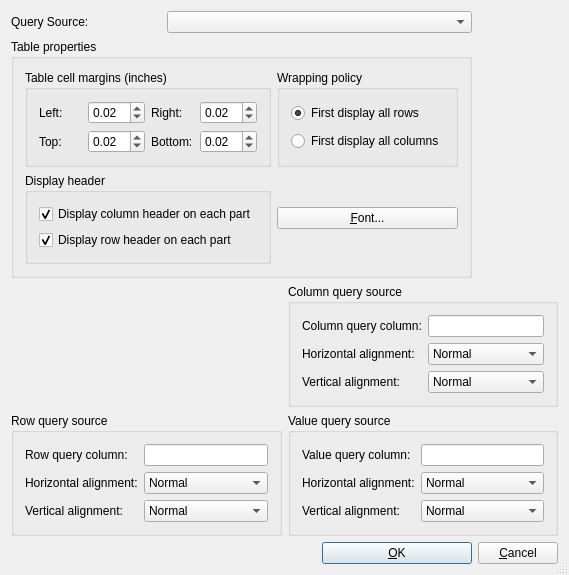
<ui version="4.0" >
 <comment> * OpenRPT report writer and rendering engine&#xd;
 * Copyright (C) 2001-2008 by OpenMFG, LLC&#xd;
 *&#xd;
 * This library is free software; you can redistribute it and/or&#xd;
 * modify it under the terms of the GNU Lesser General Public&#xd;
 * License as published by the Free Software Foundation; either&#xd;
 * version 2.1 of the License, or (at your option) any later version.&#xd;
 *&#xd;
 * This library is distributed in the hope that it will be useful,&#xd;
 * but WITHOUT ANY WARRANTY; without even the implied warranty of&#xd;
 * MERCHANTABILITY or FITNESS FOR A PARTICULAR PURPOSE. See the GNU&#xd;
 * Lesser General Public License for more details.&#xd;
 *&#xd;
 * You should have received a copy of the GNU Lesser General Public&#xd;
 * License along with this library; if not, write to the Free Software&#xd;
 * Foundation, Inc., 59 Temple Place, Suite 330, Boston, MA 02111-1307 USA&#xd;
 * Please contact info@openmfg.com with any questions on this license.</comment>
 <class>CrossTabEditor</class>
 <widget class="QDialog" name="CrossTabEditor" >
  <property name="geometry" >
   <rect>
    <x>0</x>
    <y>0</y>
    <width>551</width>
    <height>497</height>
   </rect>
  </property>
  <property name="sizePolicy" >
   <sizepolicy vsizetype="Minimum" hsizetype="Minimum" >
    <horstretch>0</horstretch>
    <verstretch>0</verstretch>
   </sizepolicy>
  </property>
  <property name="windowTitle" >
   <string>Properties (Field)</string>
  </property>
  <property name="sizeGripEnabled" >
   <bool>true</bool>
  </property>
  <layout class="QGridLayout" name="gridLayout_9" >
   <item row="0" column="0" >
    <widget class="QLabel" name="TextLabel1_3" >
     <property name="text" >
      <string>Query Source:</string>
     </property>
    </widget>
   </item>
   <item row="0" column="1" colspan="2" >
    <widget class="QueryComboBox" name="cbQuery" />
   </item>
   <item row="1" column="0" colspan="3" >
    <widget class="QGroupBox" name="m_tablePropertiesGroupBox" >
     <property name="title" >
      <string>Table properties</string>
     </property>
     <layout class="QGridLayout" name="gridLayout_7" >
      <item row="0" column="0" >
       <widget class="QGroupBox" name="m_TableCellMarginsGroupBox" >
        <property name="title" >
         <string>Table cell margins (inches)</string>
        </property>
        <layout class="QGridLayout" name="gridLayout_4" >
         <item row="0" column="0" >
          <widget class="QLabel" name="m_cellLeftMarginLabel" >
           <property name="text" >
            <string>Left:</string>
           </property>
          </widget>
         </item>
         <item row="0" column="1" >
          <widget class="QDoubleSpinBox" name="m_cellLeftMarginDoubleSpinBox" >
           <property name="singleStep" >
            <double>0.010000000000000</double>
           </property>
           <property name="value" >
            <double>0.020000000000000</double>
           </property>
          </widget>
         </item>
         <item row="0" column="2" >
          <widget class="QLabel" name="m_cellRightMarginLabel" >
           <property name="text" >
            <string>Right:</string>
           </property>
          </widget>
         </item>
         <item row="0" column="3" >
          <widget class="QDoubleSpinBox" name="m_cellRightMarginDoubleSpinBox" >
           <property name="singleStep" >
            <double>0.010000000000000</double>
           </property>
           <property name="value" >
            <double>0.020000000000000</double>
           </property>
          </widget>
         </item>
         <item row="1" column="0" >
          <widget class="QLabel" name="m_cellTopMarginLabel" >
           <property name="text" >
            <string>Top:</string>
           </property>
          </widget>
         </item>
         <item row="1" column="1" >
          <widget class="QDoubleSpinBox" name="m_cellTopMarginDoubleSpinBox" >
           <property name="singleStep" >
            <double>0.010000000000000</double>
           </property>
           <property name="value" >
            <double>0.020000000000000</double>
           </property>
          </widget>
         </item>
         <item row="1" column="2" >
          <widget class="QLabel" name="m_cellBottomMarginLabel" >
           <property name="text" >
            <string>Bottom:</string>
           </property>
          </widget>
         </item>
         <item row="1" column="3" >
          <widget class="QDoubleSpinBox" name="m_cellBottomMarginDoubleSpinBox" >
           <property name="singleStep" >
            <double>0.010000000000000</double>
           </property>
           <property name="value" >
            <double>0.020000000000000</double>
           </property>
          </widget>
         </item>
        </layout>
       </widget>
      </item>
      <item row="0" column="1" >
       <widget class="QGroupBox" name="m_tableWrappingPolicyGroupBox" >
        <property name="title" >
         <string>Wrapping policy</string>
        </property>
        <layout class="QGridLayout" name="gridLayout_5" >
         <item row="0" column="0" >
          <widget class="QRadioButton" name="m_wrapRowsFirstRadioButton" >
           <property name="text" >
            <string>First display all rows</string>
           </property>
           <property name="checked" >
            <bool>true</bool>
           </property>
          </widget>
         </item>
         <item row="1" column="0" >
          <widget class="QRadioButton" name="m_wrapColumnsFirstRadioButton" >
           <property name="text" >
            <string>First display all columns</string>
           </property>
          </widget>
         </item>
        </layout>
       </widget>
      </item>
      <item row="1" column="0" >
       <widget class="QGroupBox" name="m_tableDisplayHeaderGroupBox" >
        <property name="title" >
         <string>Display header</string>
        </property>
        <layout class="QGridLayout" name="gridLayout_6" >
         <item row="0" column="0" >
          <widget class="QCheckBox" name="m_tableDisplayColumnHeaderCheckBox" >
           <property name="text" >
            <string>Display column header on each part</string>
           </property>
           <property name="checked" >
            <bool>true</bool>
           </property>
          </widget>
         </item>
         <item row="1" column="0" >
          <widget class="QCheckBox" name="m_tableDisplayRowHeaderCheckBox" >
           <property name="text" >
            <string>Display row header on each part</string>
           </property>
           <property name="checked" >
            <bool>true</bool>
           </property>
          </widget>
         </item>
        </layout>
       </widget>
      </item>
      <item row="1" column="1" >
       <widget class="QPushButton" name="btnFont" >
        <property name="text" >
         <string>&amp;Font...</string>
        </property>
       </widget>
      </item>
     </layout>
    </widget>
   </item>
   <item row="2" column="0" colspan="4" >
    <layout class="QGridLayout" name="gridLayout_8" >
     <item row="0" column="1" >
      <widget class="QGroupBox" name="columnQueryGroupBox" >
       <property name="title" >
        <string>Column query source</string>
       </property>
       <layout class="QGridLayout" name="gridLayout" >
        <item row="0" column="0" >
         <widget class="QLabel" name="columnQueryColumnTextLabel" >
          <property name="sizePolicy" >
           <sizepolicy vsizetype="Minimum" hsizetype="Preferred" >
            <horstretch>0</horstretch>
            <verstretch>0</verstretch>
           </sizepolicy>
          </property>
          <property name="text" >
           <string>Column query column:</string>
          </property>
         </widget>
        </item>
        <item row="0" column="1" >
         <widget class="QLineEdit" name="columnQueryLineEdit" />
        </item>
        <item row="1" column="0" >
         <widget class="QLabel" name="columnQueryHAlignTextLabel" >
          <property name="sizePolicy" >
           <sizepolicy vsizetype="Minimum" hsizetype="Preferred" >
            <horstretch>0</horstretch>
            <verstretch>0</verstretch>
           </sizepolicy>
          </property>
          <property name="text" >
           <string>Horizontal alignment:</string>
          </property>
         </widget>
        </item>
        <item row="1" column="1" >
         <widget class="QComboBox" name="columnQueryHAlignComboBox" >
          <item>
           <property name="text" >
            <string>Normal</string>
           </property>
          </item>
          <item>
           <property name="text" >
            <string>Left</string>
           </property>
          </item>
          <item>
           <property name="text" >
            <string>Center</string>
           </property>
          </item>
          <item>
           <property name="text" >
            <string>Right</string>
           </property>
          </item>
         </widget>
        </item>
        <item row="2" column="0" >
         <widget class="QLabel" name="columnQueryVAlignTextLabel" >
          <property name="sizePolicy" >
           <sizepolicy vsizetype="Minimum" hsizetype="Preferred" >
            <horstretch>0</horstretch>
            <verstretch>0</verstretch>
           </sizepolicy>
          </property>
          <property name="text" >
           <string>Vertical alignment:</string>
          </property>
         </widget>
        </item>
        <item row="2" column="1" >
         <widget class="QComboBox" name="columnQueryVAlignComboBox" >
          <item>
           <property name="text" >
            <string>Normal</string>
           </property>
          </item>
          <item>
           <property name="text" >
            <string>Top</string>
           </property>
          </item>
          <item>
           <property name="text" >
            <string>Center</string>
           </property>
          </item>
          <item>
           <property name="text" >
            <string>Bottom</string>
           </property>
          </item>
         </widget>
        </item>
       </layout>
      </widget>
     </item>
     <item row="1" column="0" >
      <widget class="QGroupBox" name="rowQueryGroupBox" >
       <property name="title" >
        <string>Row query source</string>
       </property>
       <layout class="QGridLayout" name="gridLayout_2" >
        <item row="0" column="0" >
         <widget class="QLabel" name="rowQueryColumnTextLabel" >
          <property name="sizePolicy" >
           <sizepolicy vsizetype="Minimum" hsizetype="Preferred" >
            <horstretch>0</horstretch>
            <verstretch>0</verstretch>
           </sizepolicy>
          </property>
          <property name="text" >
           <string>Row query column:</string>
          </property>
         </widget>
        </item>
        <item row="0" column="1" >
         <widget class="QLineEdit" name="rowQueryLineEdit" />
        </item>
        <item row="1" column="0" >
         <widget class="QLabel" name="rowQueryHAlignTextLabel" >
          <property name="sizePolicy" >
           <sizepolicy vsizetype="Minimum" hsizetype="Preferred" >
            <horstretch>0</horstretch>
            <verstretch>0</verstretch>
           </sizepolicy>
          </property>
          <property name="text" >
           <string>Horizontal alignment:</string>
          </property>
         </widget>
        </item>
        <item row="1" column="1" >
         <widget class="QComboBox" name="rowQueryHAlignComboBox" >
          <item>
           <property name="text" >
            <string>Normal</string>
           </property>
          </item>
          <item>
           <property name="text" >
            <string>Left</string>
           </property>
          </item>
          <item>
           <property name="text" >
            <string>Center</string>
           </property>
          </item>
          <item>
           <property name="text" >
            <string>Right</string>
           </property>
          </item>
         </widget>
        </item>
        <item row="2" column="0" >
         <widget class="QLabel" name="rowQueryVAlignTextLabel" >
          <property name="sizePolicy" >
           <sizepolicy vsizetype="Minimum" hsizetype="Preferred" >
            <horstretch>0</horstretch>
            <verstretch>0</verstretch>
           </sizepolicy>
          </property>
          <property name="text" >
           <string>Vertical alignment:</string>
          </property>
         </widget>
        </item>
        <item row="2" column="1" >
         <widget class="QComboBox" name="rowQueryVAlignComboBox" >
          <item>
           <property name="text" >
            <string>Normal</string>
           </property>
          </item>
          <item>
           <property name="text" >
            <string>Top</string>
           </property>
          </item>
          <item>
           <property name="text" >
            <string>Center</string>
           </property>
          </item>
          <item>
           <property name="text" >
            <string>Bottom</string>
           </property>
          </item>
         </widget>
        </item>
       </layout>
      </widget>
     </item>
     <item row="1" column="1" >
      <widget class="QGroupBox" name="valueQueryGroupBox" >
       <property name="title" >
        <string>Value query source</string>
       </property>
       <layout class="QGridLayout" name="gridLayout_3" >
        <item row="0" column="0" >
         <widget class="QLabel" name="valueQueryColumnTextLabel" >
          <property name="sizePolicy" >
           <sizepolicy vsizetype="Minimum" hsizetype="Preferred" >
            <horstretch>0</horstretch>
            <verstretch>0</verstretch>
           </sizepolicy>
          </property>
          <property name="text" >
           <string>Value query column:</string>
          </property>
         </widget>
        </item>
        <item row="0" column="1" >
         <widget class="QLineEdit" name="valueQueryLineEdit" />
        </item>
        <item row="1" column="0" >
         <widget class="QLabel" name="valueQueryHAlignTextLabel" >
          <property name="sizePolicy" >
           <sizepolicy vsizetype="Minimum" hsizetype="Preferred" >
            <horstretch>0</horstretch>
            <verstretch>0</verstretch>
           </sizepolicy>
          </property>
          <property name="text" >
           <string>Horizontal alignment:</string>
          </property>
         </widget>
        </item>
        <item row="1" column="1" >
         <widget class="QComboBox" name="valueQueryHAlignComboBox" >
          <item>
           <property name="text" >
            <string>Normal</string>
           </property>
          </item>
          <item>
           <property name="text" >
            <string>Left</string>
           </property>
          </item>
          <item>
           <property name="text" >
            <string>Center</string>
           </property>
          </item>
          <item>
           <property name="text" >
            <string>Right</string>
           </property>
          </item>
         </widget>
        </item>
        <item row="2" column="0" >
         <widget class="QLabel" name="valueQueryVAlignTextLabel" >
          <property name="sizePolicy" >
           <sizepolicy vsizetype="Minimum" hsizetype="Preferred" >
            <horstretch>0</horstretch>
            <verstretch>0</verstretch>
           </sizepolicy>
          </property>
          <property name="text" >
           <string>Vertical alignment:</string>
          </property>
         </widget>
        </item>
        <item row="2" column="1" >
         <widget class="QComboBox" name="valueQueryVAlignComboBox" >
          <item>
           <property name="text" >
            <string>Normal</string>
           </property>
          </item>
          <item>
           <property name="text" >
            <string>Top</string>
           </property>
          </item>
          <item>
           <property name="text" >
            <string>Center</string>
           </property>
          </item>
          <item>
           <property name="text" >
            <string>Bottom</string>
           </property>
          </item>
         </widget>
        </item>
       </layout>
      </widget>
     </item>
    </layout>
   </item>
   <item row="3" column="2" >
    <widget class="QPushButton" name="buttonOk" >
     <property name="text" >
      <string>&amp;OK</string>
     </property>
     <property name="shortcut" >
      <string>Alt+O</string>
     </property>
     <property name="autoDefault" >
      <bool>true</bool>
     </property>
     <property name="default" >
      <bool>true</bool>
     </property>
    </widget>
   </item>
   <item row="3" column="3" >
    <widget class="QPushButton" name="buttonCancel" >
     <property name="text" >
      <string>&amp;Cancel</string>
     </property>
     <property name="shortcut" >
      <string>Alt+C</string>
     </property>
     <property name="autoDefault" >
      <bool>true</bool>
     </property>
    </widget>
   </item>
  </layout>
 </widget>
 <layoutdefault spacing="6" margin="11" />
 <pixmapfunction>qPixmapFromMimeSource</pixmapfunction>
 <customwidgets>
  <customwidget>
   <class>QueryComboBox</class>
   <extends>QComboBox</extends>
   <header>querycombobox.h</header>
  </customwidget>
 </customwidgets>
 <tabstops>
  <tabstop>cbQuery</tabstop>
  <tabstop>columnQueryLineEdit</tabstop>
  <tabstop>btnFont</tabstop>
  <tabstop>buttonOk</tabstop>
  <tabstop>buttonCancel</tabstop>
 </tabstops>
 <resources/>
 <connections>
  <connection>
   <sender>buttonOk</sender>
   <signal>clicked()</signal>
   <receiver>CrossTabEditor</receiver>
   <slot>accept()</slot>
   <hints>
    <hint type="sourcelabel" >
     <x>20</x>
     <y>20</y>
    </hint>
    <hint type="destinationlabel" >
     <x>20</x>
     <y>20</y>
    </hint>
   </hints>
  </connection>
  <connection>
   <sender>buttonCancel</sender>
   <signal>clicked()</signal>
   <receiver>CrossTabEditor</receiver>
   <slot>reject()</slot>
   <hints>
    <hint type="sourcelabel" >
     <x>20</x>
     <y>20</y>
    </hint>
    <hint type="destinationlabel" >
     <x>20</x>
     <y>20</y>
    </hint>
   </hints>
  </connection>
 </connections>
</ui>
